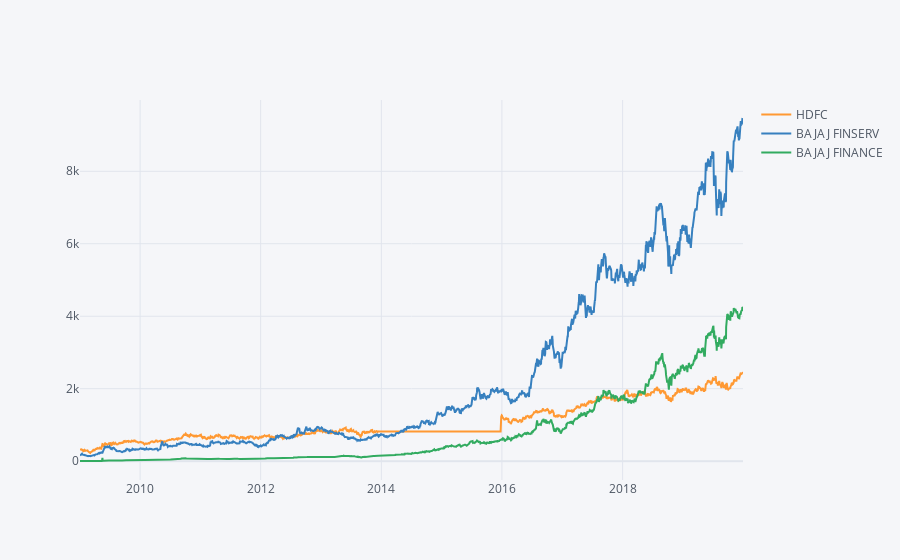

Write notebook code for a chart like this one.
### Code cell
#this is for plotly plots

df1.iplot(kind='line',x='Date',y='Close',categories='CompanyName',mode='lines')

### Figure 1 — Plotly figure (JSON) as saved in the notebook; plotly's stock layout.template omitted (floating-point values rounded to 4 significant figures; data arrays with more than 128 entries replaced by an {"elided": "..."} marker saying what was removed)
{"data": [{"marker": {"color": "rgba(255, 153, 51, 1.0)", "line": {"width": 1.3}, "opacity": 0.8, "size": 12, "symbol": "circle"}, "mode": "lines", "name": "HDFC", "textfont": {"color": "#4D5663"}, "type": "scatter", "x": {"elided": "2699 str values"}, "y": {"elided": "2699 float values"}}, {"marker": {"color": "rgba(55, 128, 191, 1.0)", "line": {"width": 1.3}, "opacity": 0.8, "size": 12, "symbol": "circle"}, "mode": "lines", "name": "BAJAJ FINSERV", "textfont": {"color": "#4D5663"}, "type": "scatter", "x": {"elided": "2696 str values"}, "y": {"elided": "2696 float values"}}, {"marker": {"color": "rgba(50, 171, 96, 1.0)", "line": {"width": 1.3}, "opacity": 0.8, "size": 12, "symbol": "circle"}, "mode": "lines", "name": "BAJAJ FINANCE", "textfont": {"color": "#4D5663"}, "type": "scatter", "x": {"elided": "2699 str values"}, "y": {"elided": "2699 float values"}}], "layout": {"legend": {"bgcolor": "#F5F6F9", "font": {"color": "#4D5663"}}, "paper_bgcolor": "#F5F6F9", "plot_bgcolor": "#F5F6F9", "title": {"font": {"color": "#4D5663"}}, "xaxis": {"gridcolor": "#E1E5ED", "showgrid": true, "tickfont": {"color": "#4D5663"}, "title": {"font": {"color": "#4D5663"}, "text": ""}, "zerolinecolor": "#E1E5ED"}, "yaxis": {"gridcolor": "#E1E5ED", "showgrid": true, "tickfont": {"color": "#4D5663"}, "title": {"font": {"color": "#4D5663"}, "text": ""}, "zerolinecolor": "#E1E5ED"}}}
